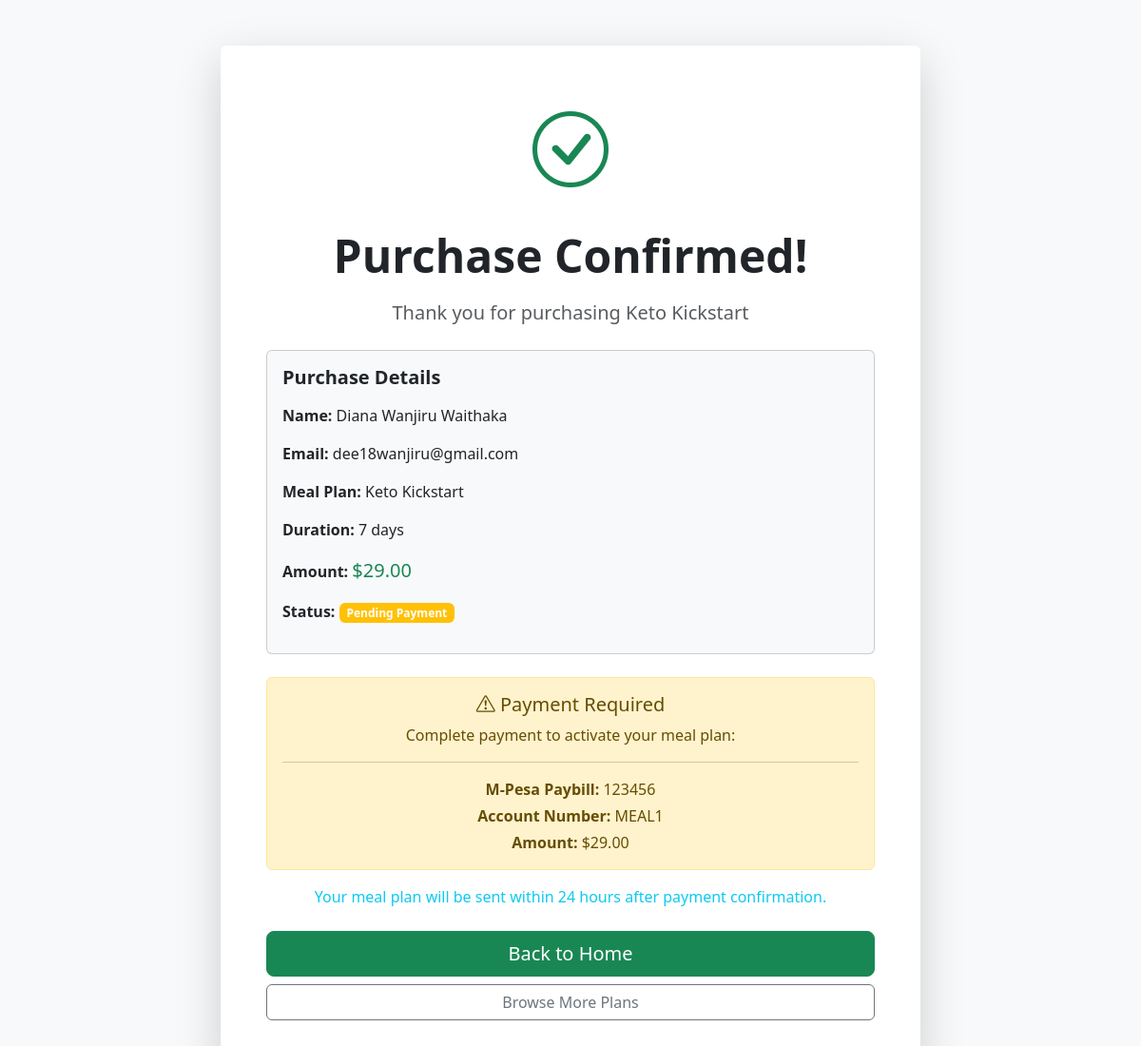
Screenshot of /purchase/1/confirmation/ with the database file from the repository.
### core/models.py (models this page shows, shortened)
class MealPlanPurchase(models.Model):
    STATUS_CHOICES = [
        ('PENDING', 'Pending Payment'),
        ('ACTIVE', 'Active'),
        ('COMPLETED', 'Completed'),
        ('CANCELLED', 'Cancelled'),
    ]
    user = models.ForeignKey(User, on_delete=models.CASCADE, related_name='user_purchases', null=True, blank=True)
    name = models.CharField(max_length=200)
    email = models.EmailField()
    phone = models.CharField(max_length=20)
    meal_plan = models.ForeignKey('MealPlan', on_delete=models.CASCADE, related_name='purchases')
    start_date = models.DateField(default=timezone.now)
    status = models.CharField(max_length=20, choices=STATUS_CHOICES, default='PENDING')
    amount_paid = models.DecimalField(max_digits=10, decimal_places=2)
    payment_method = models.CharField(max_length=50, blank=True)
    payment_reference = models.CharField(max_length=100, blank=True)
    paid = models.BooleanField(default=False)
    created_at = models.DateTimeField(auto_now_add=True)
    class Meta:
        ordering = ['-created_at']

class MealPlan(models.Model):
    name = models.CharField(max_length=200)
    description = models.TextField()
    diet_type = models.CharField(max_length=100)
    duration = models.CharField(max_length=50)
    calories = models.IntegerField()
    price = models.DecimalField(max_digits=6, decimal_places=2)
    image = models.ImageField(upload_to='meal-plans/', null=True, blank=True)

### core/views.py (the view)
# urls.py: path('purchase/<int:purchase_id>/confirmation/', views.purchase_confirmation, name='purchase_confirmation'),
def purchase_confirmation(request, purchase_id):
    purchase = get_object_or_404(MealPlanPurchase, pk=purchase_id)
    context = {'purchase': purchase}
    return render(request, 'purchase_confirmation.html', context)

### core/templates/purchase_confirmation.html (shortened to what this page needs)
<!DOCTYPE html>
{% load static %}
<html lang="en">
<head>
    <link href="https://cdn.jsdelivr.net/npm/bootstrap@5.3.2/dist/css/bootstrap.min.css" rel="stylesheet">
    <link rel="stylesheet" href="https://cdn.jsdelivr.net/npm/bootstrap-icons@1.11.1/font/bootstrap-icons.css">
</head>
<body class="bg-light">
    <div class="container py-5">
        <div class="row justify-content-center">
            <div class="col-lg-8">
                <div class="card shadow-lg border-0">
                    <div class="card-body p-5 text-center">
                        <div class="mb-4">
                            <i class="bi bi-check-circle text-success" style="font-size: 5rem;"></i>
                        </div>
                        <h1 class="display-5 fw-bold mb-3">Purchase Confirmed!</h1>
                        <p class="lead text-muted mb-4">Thank you for purchasing {{ purchase.meal_plan.name }}</p>
                        <div class="card bg-light mb-4">
                            <div class="card-body text-start">
                                <h5 class="card-title fw-bold mb-3">Purchase Details</h5>
                                <p><strong>Name:</strong> {{ purchase.name }}</p>
                                <p><strong>Email:</strong> {{ purchase.email }}</p>
                                <p><strong>Meal Plan:</strong> {{ purchase.meal_plan.name }}</p>
                                <p><strong>Duration:</strong> {{ purchase.meal_plan.duration }}</p>
                                <p><strong>Amount:</strong> <span class="text-success fs-5">${{ purchase.amount_paid }}</span></p>
                                <p><strong>Status:</strong>
                                    {% if purchase.paid %}
                                        <span class="badge bg-success">Active</span>
                                    {% else %}
                                        <span class="badge bg-warning">Pending Payment</span>
                                    {% endif %}
                                </p>
                            </div>
                        </div>
                        {% if not purchase.paid %}
                        <div class="alert alert-warning">
                            <h5 class="alert-heading"><i class="bi bi-exclamation-triangle"></i> Payment Required</h5>
                            <p class="mb-0">Complete payment to activate your meal plan:</p>
                            <hr>
                            <p class="mb-1"><strong>M-Pesa Paybill:</strong> 123456</p>
                            <p class="mb-1"><strong>Account Number:</strong> MEAL{{ purchase.id }}</p>
                            <p class="mb-0"><strong>Amount:</strong> ${{ purchase.amount_paid }}</p>
                        </div>
                        <p class="text-info">Your meal plan will be sent within 24 hours after payment confirmation.</p>
                        {% else %}
                        <div class="alert alert-success">
                            <i class="bi bi-check-circle"></i> Your meal plan has been sent to {{ purchase.email }}
                        </div>
                        {% endif %}
                        <div class="d-grid gap-2 mt-4">
                            <a href="{% url 'home' %}" class="btn btn-success btn-lg">Back to Home</a>
                            <a href="{% url 'meal_plans' %}" class="btn btn-outline-secondary">Browse More Plans</a>
                        </div>
                    </div>
                </div>
            </div>
        </div>
    </div>
</body>
</html>

### rows the page displays
MealPlanPurchase: meal_plan.name "Keto Kickstart", name "Diana Wanjiru Waithaka", email "dee18wanjiru@gmail.com", meal_plan.duration "7 days", amount_paid "29.00", id "1"
